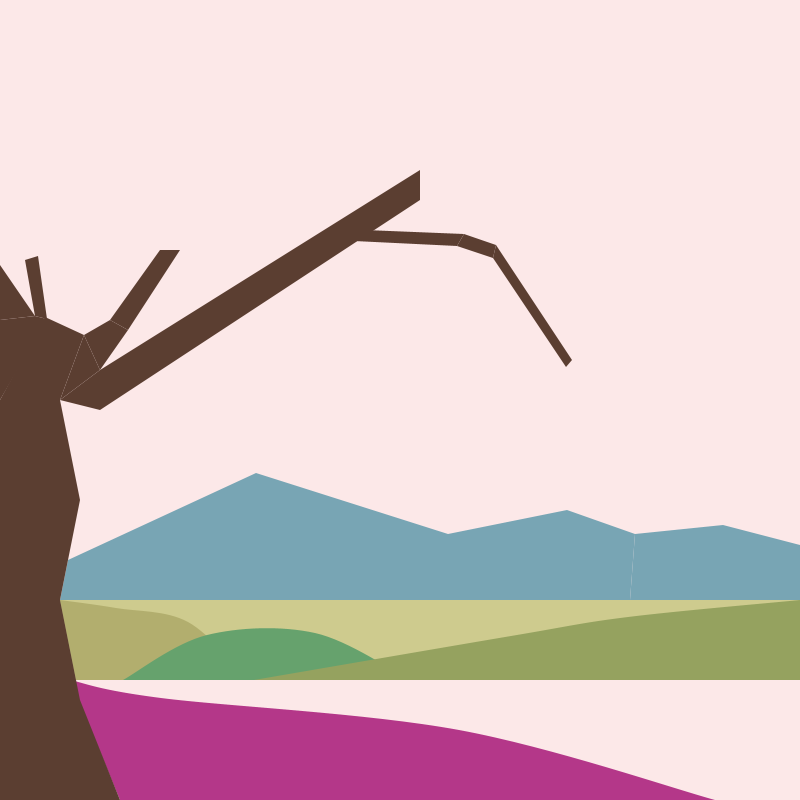
Frame 1 (no input)
Frame 60 (the mouse pressed at the canvas centre just before this capture): identical to frame 1, image omitted
Frame 120 (the mouse held since frame 60 and released just before this capture): identical to frame 1, image omitted

The Processing sketch that drew this single still picture (run headless with seeded random() and noise(); from frame 60 on, the mouse is pressed at the canvas centre):

// Processing sketch: Memory_Vessel_3
// ── Memory_Vessel_3.pde
//Johnson Xia
//2-1
//April 24th, 2026
color brown  =  #5b3e31;
color blue   =  #78A5B4;  
color purple =  #B43789; 

void setup() {
  size(800, 800);
  background(252, 232, 232);
  //bakcground
  noStroke(); 
  fill(blue); 
  beginShape(); 
  vertex(60, 600); 
  vertex(68, 560); 
  vertex(256, 473); 
  vertex(448, 534); 
  vertex(448, 600); 
  endShape(CLOSE); 
  beginShape(); 
  vertex(448, 534); 
  vertex(448, 600); 
  vertex(630, 600); 
  vertex(635, 534); 
  vertex(567, 510); 
  endShape(CLOSE); 
  beginShape(); 
  vertex(635, 534); 
  vertex(630, 600); 
  vertex(800, 600); 
  vertex(800, 545); 
  vertex(723, 525); 
  endShape(CLOSE); 
  fill(206, 203, 142); 
  rect(60, 600, 740, 80); 
  fill(178, 174, 110); 
  beginShape(); 
  curveVertex(76, 680); 
  curveVertex(76, 680); 
  curveVertex(60, 600); 
  curveVertex(60, 600); 
  curveVertex(116, 608); 
  curveVertex(188, 622); 
  curveVertex(249, 680); 
  curveVertex(249, 680); 
  endShape(CLOSE);
  fill(102, 162, 109); 
  beginShape(); 
  curveVertex(123, 680); 
  curveVertex(123, 680); 
  curveVertex(207, 635); 
  curveVertex(315, 633); 
  curveVertex(410, 680); 
  curveVertex(410, 680); 
  endShape(CLOSE); 
  fill(purple); 
  beginShape(); 
  curveVertex(120, 800); 
  curveVertex(120, 800); 
  curveVertex(70, 680); 
  curveVertex(70, 680); 
  curveVertex(161,698); 
  curveVertex(459, 730); 
  curveVertex(715, 800); 
  curveVertex(715, 800); 
  endShape(CLOSE); 
  fill(149, 162, 95); 
  beginShape(); 
  curveVertex(254, 680); 
  curveVertex(254, 680);
  curveVertex(511, 636);
  curveVertex(628, 617);
  curveVertex(800, 600);
  curveVertex(800, 600);
  curveVertex(800, 680); 
  curveVertex(800, 680); 
  endShape(CLOSE); 
  
  
  //tree trunk and branches
  noStroke(); 
  fill(brown);
  beginShape();
  vertex(0, 800);
  vertex(120, 800);
  vertex(80, 700);
  vertex(0, 700);
  endShape(CLOSE); 
  beginShape(); 
  vertex(80, 700); 
  vertex(0, 700);
  vertex(0, 600); 
  vertex(60, 600); 
  endShape(CLOSE); 
  beginShape(); 
  vertex(0, 600); 
  vertex(60, 600); 
  vertex(80, 500); 
  vertex(0, 500); 
  endShape(CLOSE); 
  beginShape(); 
  vertex(80, 500); 
  vertex(0, 500); 
  vertex(0, 400); 
  vertex(60, 400); 
  endShape(CLOSE); 
  beginShape(); 
  vertex(60, 400); 
  vertex(100, 410); 
  vertex(100, 370); 
  endShape(CLOSE); 
  beginShape(); 
  vertex(100, 410); 
  vertex(100, 370); 
  vertex(420, 170); 
  vertex(420, 200); 
  endShape(CLOSE); 
  beginShape(); 
  vertex(60, 400); 
  vertex(100, 370); 
  vertex(84, 335); 
  endShape(CLOSE); 
  beginShape(); 
  vertex(84, 335); 
  vertex(100, 370); 
  vertex(128, 330); 
  vertex(110, 320); 
  endShape(CLOSE);
  beginShape(); 
  vertex(110, 320); 
  vertex(128, 330); 
  vertex(180, 250); 
  vertex(160, 250); 
  endShape(CLOSE); 
  beginShape(); 
  vertex(84, 335); 
  vertex(60, 400); 
  vertex(0, 400); 
  vertex(45, 317); 
  endShape(CLOSE); 
  beginShape(); 
  vertex(47, 319); 
  vertex(35, 316); 
  vertex(25, 260); 
  vertex(38, 256); 
  endShape(CLOSE); 
  beginShape(); 
  vertex(35, 316); 
  vertex(47, 319); 
  vertex(0, 400); 
  vertex(0, 320); 
  endShape(CLOSE); 
  beginShape(); 
  vertex(35, 316); 
  vertex(0, 320); 
  vertex(0, 265); 
  endShape(CLOSE); 
  beginShape(); 
  vertex(354, 241); 
  vertex(365, 230); 
  vertex(464, 234); 
  vertex(457, 246); 
  endShape(); 
  beginShape(); 
  vertex(464, 234); 
  vertex(457, 246); 
  vertex(493, 258);
  vertex(496, 245); 
  endShape(CLOSE); 
  beginShape(); 
  vertex(493, 258); 
  vertex(496, 245); 
  vertex(572, 360); 
  vertex(566, 367); 
  endShape(CLOSE); 
  
}
  void draw() {
println(mouseX, mouseY); 
}
